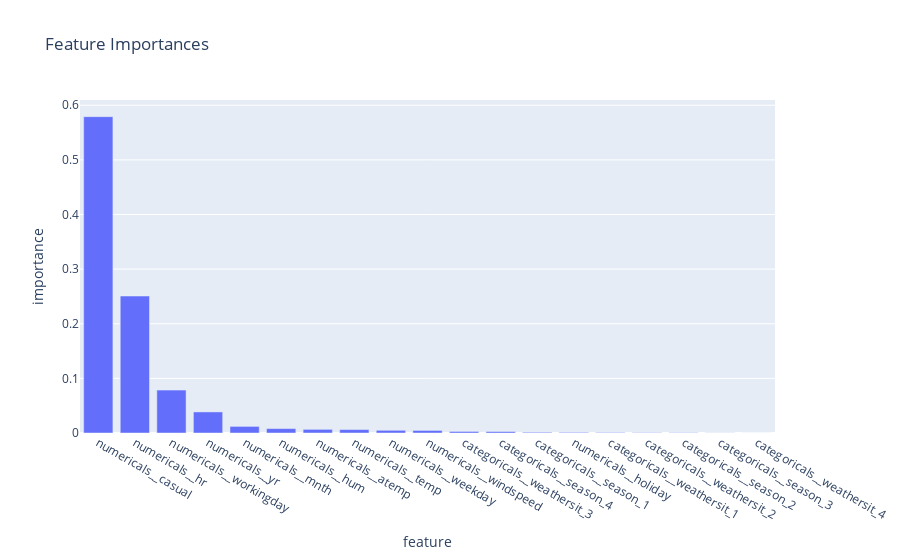

This figure's notebook cell:
### Markdown cell above
## Model

### Code cell
px.bar(models_explanations, x='feature', y='importance', title='Feature Importances')

### Figure 1 — Plotly figure (JSON) as saved in the notebook; plotly's stock layout.template omitted (floating-point values rounded to 4 significant figures)
{"data": [{"alignmentgroup": "True", "hovertemplate": "feature=%{x}<br>importance=%{y}<extra></extra>", "legendgroup": "", "marker": {"color": "#636efa", "pattern": {"shape": ""}}, "name": "", "offsetgroup": "", "orientation": "v", "showlegend": false, "textposition": "auto", "type": "bar", "x": ["numericals__casual", "numericals__hr", "numericals__workingday", "numericals__yr", "numericals__mnth", "numericals__hum", "numericals__atemp", "numericals__temp", "numericals__weekday", "numericals__windspeed", "categoricals__weathersit_3", "categoricals__season_4", "categoricals__season_1", "numericals__holiday", "categoricals__weathersit_1", "categoricals__weathersit_2", "categoricals__season_2", "categoricals__season_3", "categoricals__weathersit_4"], "xaxis": "x", "y": [0.5791, 0.2507, 0.07854, 0.0386, 0.01208, 0.008071, 0.006674, 0.006322, 0.004949, 0.004703, 0.002845, 0.00269, 0.001328, 0.001135, 0.0009102, 0.000581, 0.0005128, 0.0001828, 3.052e-06], "yaxis": "y"}], "layout": {"barmode": "relative", "legend": {"tracegroupgap": 0}, "title": {"text": "Feature Importances"}, "xaxis": {"anchor": "y", "domain": [0, 1], "title": {"text": "feature"}}, "yaxis": {"anchor": "x", "domain": [0, 1], "title": {"text": "importance"}}}}
